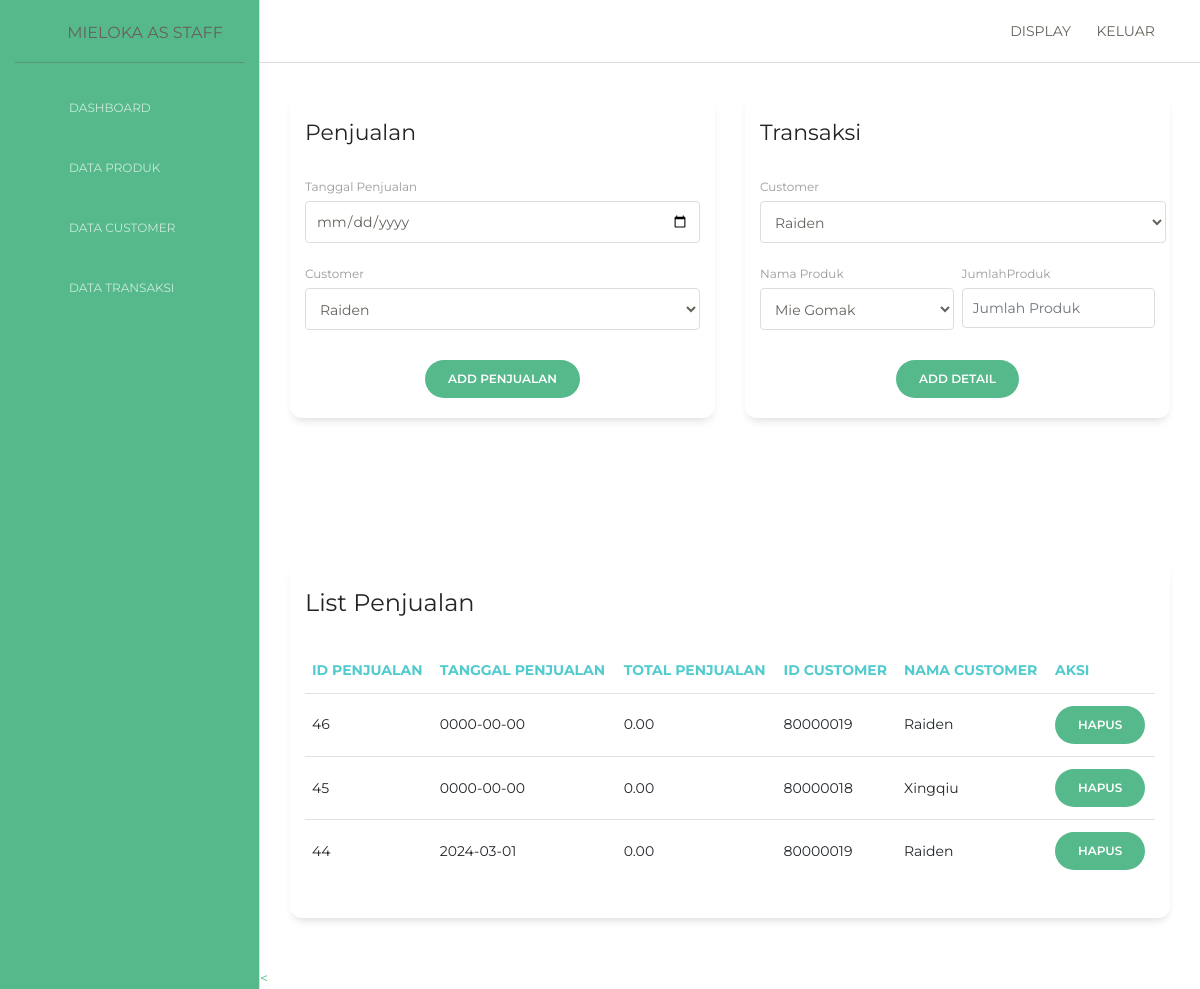
The page /dashboard/index.php (signed in) on the database its author committed.
### tables this page shows
CREATE TABLE `penjualan` (
  `PenjualanID` int(11) NOT NULL,
  `TanggalPenjualan` date NOT NULL,
  `TotalHarga` decimal(10,2) NOT NULL,
  `CustomerID` int(11) NOT NULL
);

CREATE TABLE `customer` (
  `CustomerID` int(11) NOT NULL,
  `nama` varchar(30) NOT NULL,
  `alamat` text NOT NULL,
  `NomorTelepon` varchar(15) NOT NULL
);

### controllers/C_koneksi.php (called while the page is built, shortened)
<?php
class C_koneksi{
    public function conn(){
        $conn = mysqli_connect('localhost', 'root', '', 'kasir');
        if (!$conn){
            die ("koneksi gagal di buat : ".mysqli_connect_error());
        }else{
            return $conn;
        }
    }
}
?>

### controllers/C_login.php (called while the page is built, shortened)
<?php
   include_once 'C_koneksi.php';
class C_login{
   public function tampil(){
      $conn = new C_koneksi();
      $sql = "SELECT * FROM customer ORDER BY CustomerID DESC";
      $query = mysqli_query($conn->conn(), $sql);
      while ($q = mysqli_fetch_object($query)) {
          $hasil[] = $q;
      }
      if(!empty($hasil)){
          return $hasil;
      };
     }
}
?>

### controllers/C_transaksi.php (called while the page is built, shortened)
<?php
include_once 'C_koneksi.php';
class C_Penjualan{
    public function tampil(){
        $conn = new C_koneksi();
        $sql = "SELECT * FROM penjualan JOIN customer ON penjualan.CustomerID = customer.CustomerID ORDER BY PenjualanID DESC ";
        $query = mysqli_query($conn->conn(), $sql);
        while ($q = mysqli_fetch_object($query)) {
            $hasil[] = $q;
        }
        if(!empty($hasil)){
            return $hasil;
        };
       }
    }
?>

### controllers/C_produk.php (called while the page is built, shortened)
<?php
include_once 'C_koneksi.php';
class C_produk{
    public function tampil(){
        $conn = new C_koneksi();
        $sql = "SELECT * FROM produk ORDER BY ProdukID DESC";
        $query = mysqli_query($conn->conn(), $sql);
        while ($q = mysqli_fetch_object($query)) {
            $hasil[] = $q;
        }
        if(!empty($hasil)){
            return $hasil;
        };
       }
    }
?>

### dashboard/index.php (the view, shortened to what this page needs)
<?php
  include_once 'extends/topbar.php';
  include_once 'extends/sidebar.php';
  include_once '../controllers/C_login.php';
  include_once '../controllers/C_transaksi.php';
  include_once '../controllers/C_produk.php';
  $customer = new C_login();
  $store = new C_penjualan();
  $produk = new C_produk();
  ?>
      <div class="content">
        <div class="row">
          <div class="col-md-6">
            <div class="card card-user">
              <div class="card-header">
                <h5 class="card-title">Penjualan</h5>
              </div>
              <div class="card-body">
                <form action="../routers/R_penjualan.php?aksi=penjualan" method="POST">
                    <div class="row">
                      <div class="col-md-12">
                        <div class="form-group">
                        <label>Tanggal Penjualan</label>
                        <input type="date" class="form-control" name="TanggalPenjualan" id="TanggalPenjualan" required >
                      </div>
                    </div>
                  </div>
                  <div class="row">
                    <div class="col-md-12">
                      <div class="form-group">
                        <label>Customer</label>
                        <select class="form-control" name="CustomerID" id="CustomerID">
                        <?php
                            foreach ($customer->tampil() as $a){
                            ?>
                            <option value="<?= $a->CustomerID ?>"><?= $a->nama ?></option>
                            <?php } ?>
                        </select>
                      </div>
                    </div>
                  </div>
                  <div class="row">
                    <div class="update ml-auto mr-auto">
                      <button type="submit" name="tambah" id="Tambah" class="btn btn-primary btn-round">Add Penjualan</button>
                    </div>
                  </div>
                </form>
              </div>
            </div>
          </div>
          <div class="col-md-6">
            <div class="card card-user">
              <div class="card-header">
                <h5 class="card-title">Transaksi</h5>
              </div>
              <div class="card-body">
                <form action="../routers/R_detail.php?aksi=detail" method="POST">
                  <div class="row">
                    <div class="col-md-12 pr-1">
                      <div class="form-group">
                        <div class="form-group">
                        <label>Customer</label>
                        <select class="form-control" name="PenjualanID" id="PenjualanID">
                        <?php
                            foreach ($store->tampil() as $a){
                            ?>
                            <option value="<?= $a->PenjualanID  ?>"><?= $a->nama  ?></option>
                            <?php } ?>
                        </select>
                      </div>
                      </div>
                    </div>
                  </div>
                  <div class="row">
                    <div class="col-md pr-1">
                      <div class="form-group">
                        <label>Nama Produk</label>
                        <select class="form-control" name="ProdukID" id="ProdukID">
                        <?php
                            foreach ($produk->tampil() as $a){
                            ?>
                            <option value="<?= $a->ProdukID  ?>"><?= $a->NamaProduk  ?></option>
                            <?php } ?>
                        </select>
                      </div>
                    </div>
                    <div class="col-md-6 pl-1">
                      <div class="form-group">
                        <label>JumlahProduk</label>
                        <input type="number" class="form-control" name="JumlahProduk" id="JumlahProduk" placeholder="Jumlah Produk" required>
                      </div>
                    </div>
                  </div>
                  <div class="row">
                    <div class="update ml-auto mr-auto">
                      <button type="submit" name="tambah" value="Tambah" id="tambah" class="btn btn-primary btn-round">Add Detail</button>
                    </div>
                  </div>
                </form>
              </div>
            </div>
          </div>
        </div>
                            </div>
      <div class="content">
        <div class="row">
          <div class="col-md-12">
            <div class="card">
              <div class="card-header">
                <h4 class="card-title"> List Penjualan </h4>
              </div>
              <div class="card-body">
                <div class="table-responsive">
                  <table class="table">
                    <thead class=" text-primary">
                      <th>ID Penjualan</th>
                      <th>Tanggal Penjualan</th>
                      <th>Total Penjualan</th>
                      <th>ID Customer</th>
                      <th>Nama Customer</th>
                      <th>Aksi</th>
                    </thead>
                    <tbody>
                    <?php
                       foreach ($store->tampil() as $b){
                      ?>
                      <tr>
                        <td><?= $b->PenjualanID ?></td>
                        <td><?= $b->TanggalPenjualan ?></td>
                        <td><?= $b->TotalHarga ?></td>
                        <td><?= $b->CustomerID ?></td>
                        <td><?= $b->nama ?></td>
                        <td>
                        <a onclick="return confirm('Apakah anda yakin untuk menghapus produk ini?')" href="../routers/R_penjualan.php?PenjualanID=<?= $b->PenjualanID ?>&aksi=hapus" class="btn btn-primary btn-round">Hapus</a>
                        </td>
                      </tr>
                      <?php } ?>
                    </tbody>
                  </table>
                </div>
              </div>
            </div>
          </div>
        </div>
      </div>
      <
  <?php
  include_once 'extends/footer.php';
  ?>

### rows shown on the page
penjualan: PenjualanID "46", TanggalPenjualan "0000-00-00", TotalHarga "0.00", CustomerID.CustomerID "80000019", CustomerID.nama "Raiden"
penjualan: PenjualanID "45", TanggalPenjualan "0000-00-00", TotalHarga "0.00", CustomerID.CustomerID "80000018", CustomerID.nama "Xingqiu"
penjualan: PenjualanID "44", TanggalPenjualan "2024-03-01", TotalHarga "0.00", CustomerID.CustomerID "80000019", CustomerID.nama "Raiden"

### other values the page prints
form field CustomerID "Raiden"
form field PenjualanID "Raiden"
form field ProdukID "Mie Gomak"
